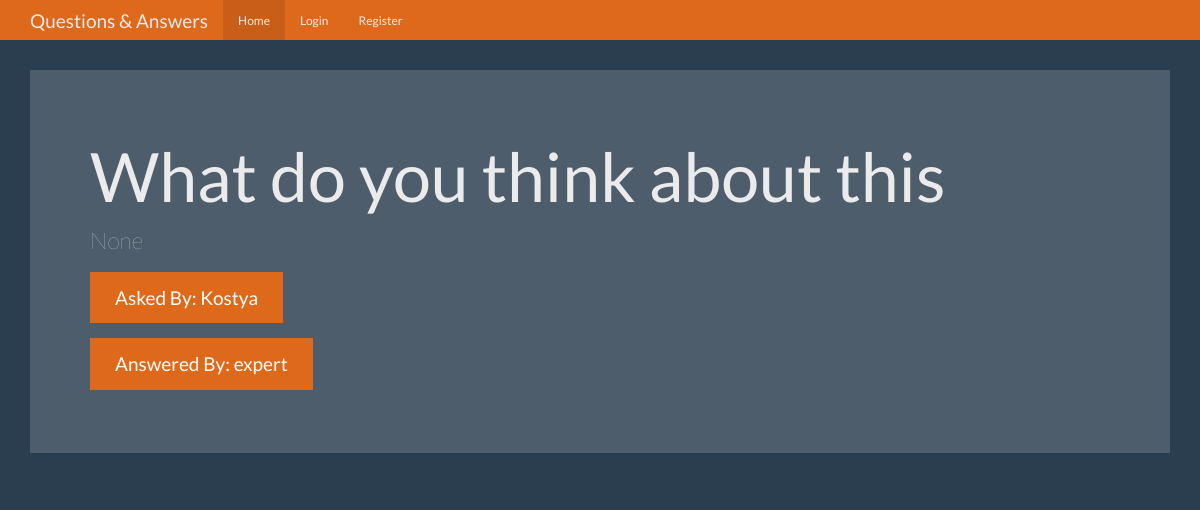
/question/2, run on an earlier commit of the app's database.
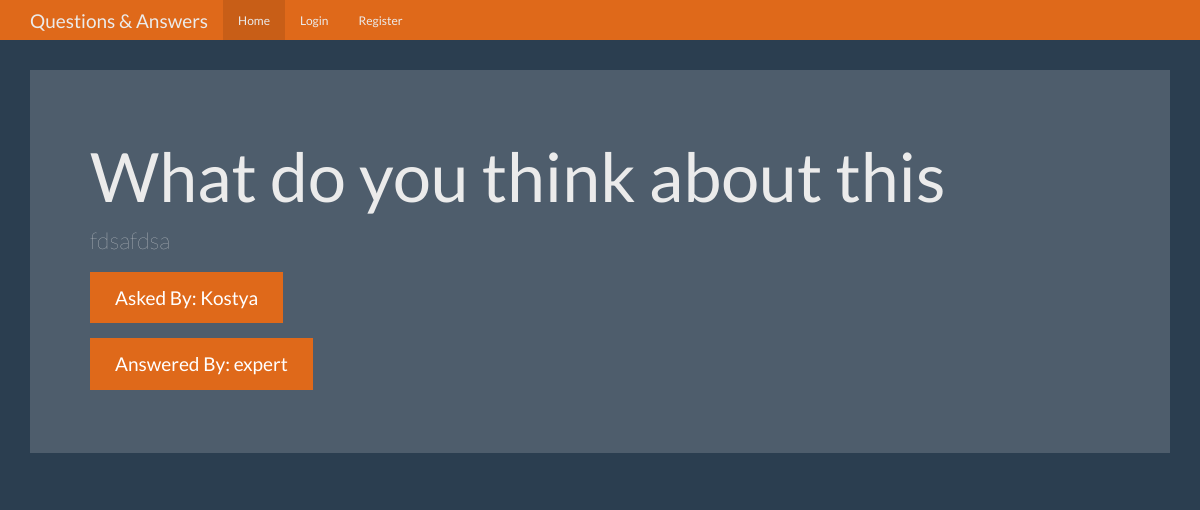
And on a later commit of the database.
### tables this page shows
CREATE TABLE questions (
    id integer primary key autoincrement,
    question_text text not null,
    answer_text text,
    asked_by_id integer not null,
    expert_id integer not null
);

### app.py (the view)
@app.route("/question/<question_id>")
def question(question_id):
    user = get_current_user()
    db = get_db()
    question_cur = db.execute(
        "select questions.question_text, "
        "questions.answer_text, "
        "askers.name as asker_name, "
        "experts.name as expert_name "
        "from questions "
        "join users as askers on askers.id = questions.asked_by_id "
        "join users as experts on experts.id = questions.expert_id "
        "where questions.id = ?",
        [question_id],
    )
    question = question_cur.fetchone()
    return render_template(
        "question.html",
        user=user,
        question=question)

### app.py (called while the page is built, shortened)
def get_current_user():
    user_result = None
    return user_result

### database.py (called while the page is built)
def connect_db():
    sql = sqlite3.connect("questions_answer.db")
    sql.row_factory = sqlite3.Row
    return sql

def get_db():
    if not hasattr(g, "sqlite_db"):
        g.sqlite_db = connect_db()
    return g.sqlite_db

### templates/question.html (shortened to what this page needs)
{% extends "base.html" %}
{% from "show_links.html" import show_links %}
{% block nav %}{{ show_links(user) }} {% endblock %}
{% block body %}
<div class="jumbotron">
  <h1>{{ question["question_text"] }}</h1>
  <p>{{ question["answer_text"] }}</p>
  <p><a class="btn btn-primary btn-lg">Asked By: {{ question["asker_name"] }}</a></p>
  <p><a class="btn btn-primary btn-lg">Answered By: {{ question["expert_name"] }}</a></p>
</div>
{% endblock %}

What changed in the data, as far as the page shows it:
changed questions "What do you think about this": answer_text (not shown) → "fdsafdsa"
Also different on the page:
{{ question["answer_text"] }}: "None" → (not shown)
